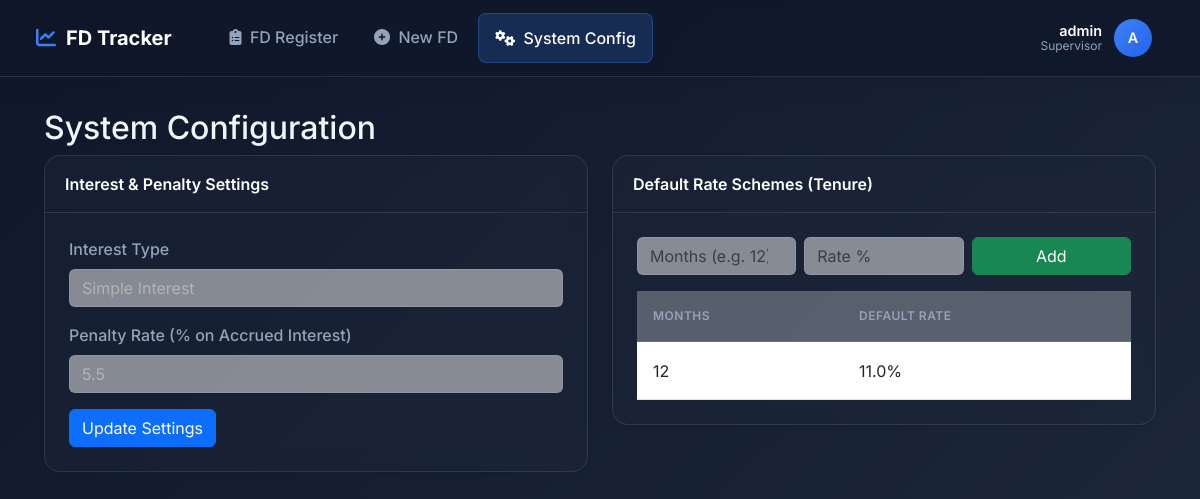
/admin/settings (signed in), run on the app's committed database.
### app.py (models this page shows, shortened)
class User(UserMixin, db.Model):
    id = db.Column(db.Integer, primary_key=True)
    username = db.Column(db.String(150), unique=True, nullable=False)
    password_hash = db.Column(db.String(200), nullable=False)
    role = db.Column(db.String(50), nullable=False)  # 'officer' or 'supervisor'

class SystemConfig(db.Model):
    id = db.Column(db.Integer, primary_key=True)
    interest_type = db.Column(db.String(20), default='simple') # 'simple' or 'compound'
    penalty_rate = db.Column(db.Float, default=1.0) # Percentage penalty on accrued interest

class InterestRateScheme(db.Model):
    id = db.Column(db.Integer, primary_key=True)
    tenure_months = db.Column(db.Integer, unique=True, nullable=False)
    default_rate = db.Column(db.Float, nullable=False)

### app.py (the view)
@app.route('/admin/settings', methods=['GET', 'POST'])
@login_required
def admin_settings():
    if current_user.role != 'supervisor':
        flash('Access Denied.', 'danger')
        return redirect(url_for('dashboard'))
    config = SystemConfig.query.first()
    if not config:
        config = SystemConfig(interest_type='simple', penalty_rate=1.0)
        db.session.add(config)
        db.session.commit()
    form = ConfigForm(obj=config)
    if form.validate_on_submit():
        config.interest_type = form.interest_type.data
        config.penalty_rate = form.penalty_rate.data
        db.session.commit()
        flash('System Settings Updated.', 'success')
    schemes = InterestRateScheme.query.all()
    return render_template('settings.html', form=form, schemes=schemes)

### app.py
class ConfigForm(FlaskForm):
    interest_type = SelectField('Interest Type', choices=[('simple', 'Simple Interest'), ('compound', 'Annual Compounding')], validators=[DataRequired()])
    penalty_rate = FloatField('Penalty Rate (% on Accrued Interest)', validators=[DataRequired(), NumberRange(min=0, max=100)])
    submit = SubmitField('Update Settings')

### app.py (called while the page is built)
@login_manager.user_loader
def load_user(user_id):
    return User.query.get(int(user_id))

### templates/settings.html (shortened to what this page needs)
{% extends "base.html" %}
{% block content %}
<h2>System Configuration</h2>
<div class="row">
    <div class="col-md-6">
        <div class="card shadow-sm mb-4">
            <div class="card-header">Interest & Penalty Settings</div>
            <div class="card-body">
                <form method="POST">
                    <div class="mb-3">
                        {{ form.interest_type.label(class="form-label") }}
                        {{ form.interest_type(class="form-select") }}
                    </div>
                    <div class="mb-3">
                        {{ form.penalty_rate.label(class="form-label") }}
                        {{ form.penalty_rate(class="form-control") }}
                    </div>
                    {{ form.submit(class="btn btn-primary") }}
                </form>
            </div>
        </div>
    </div>
    <div class="col-md-6">
        <div class="card shadow-sm">
            <div class="card-header">Default Rate Schemes (Tenure)</div>
            <div class="card-body">
                <form action="{{ url_for('add_scheme') }}" method="POST" class="row g-2 mb-3">
                    <div class="col">
                        <input type="number" name="months" class="form-control" placeholder="Months (e.g. 12)" required>
                    </div>
                    <div class="col">
                        <input type="number" step="0.01" name="rate" class="form-control" placeholder="Rate %" required>
                    </div>
                    <div class="col">
                        <button class="btn btn-success w-100">Add</button>
                    </div>
                </form>
                <table class="table table-sm">
                    <thead><tr><th>Months</th><th>Default Rate</th></tr></thead>
                    <tbody>
                        {% for s in schemes %}
                        <tr>
                            <td>{{ s.tenure_months }}</td>
                            <td>{{ s.default_rate }}%</td>
                        </tr>
                        {% endfor %}
                    </tbody>
                </table>
            </div>
        </div>
    </div>
</div>
{% endblock %}

### templates/base.html (shortened to what this page needs)
<!DOCTYPE html>
<html lang="en">
<head>
    <link href="https://cdn.jsdelivr.net/npm/bootstrap@5.3.0/dist/css/bootstrap.min.css" rel="stylesheet">
    <link rel="stylesheet" href="https://cdnjs.cloudflare.com/ajax/libs/font-awesome/6.4.0/css/all.min.css">
</head>
<body>
    <nav class="navbar navbar-expand-lg sticky-top">
        <div class="container-fluid">
            <a class="navbar-brand" href="{{ url_for('dashboard') }}">
                <i class="fas fa-chart-line"></i>
                <span>FD Tracker</span>
            </a>
            <div class="collapse navbar-collapse" id="navbarNav">
                <ul class="navbar-nav me-auto mb-2 mb-lg-0 ms-lg-4">
                    <li class="nav-item">
                        <a class="nav-link {{ 'active' if request.endpoint == 'dashboard' else '' }}" href="{{ url_for('dashboard') }}">
                            <i class="fas fa-clipboard-list me-1"></i> FD Register
                        </a>
                    </li>
                    <li class="nav-item">
                        <a class="nav-link {{ 'active' if request.endpoint == 'create_fd' else '' }}" href="{{ url_for('create_fd') }}">
                            <i class="fas fa-plus-circle me-1"></i> New FD
                        </a>
                    </li>
                    {% if current_user.role == 'supervisor' %}
                    <li class="nav-item">
                        <a class="nav-link {{ 'active' if request.endpoint == 'admin_settings' else '' }}" href="{{ url_for('admin_settings') }}">
                            <i class="fas fa-cogs me-1"></i> System Config
                        </a>
                    </li>
                    {% endif %}
                </ul>
                <div class="dropdown">
                    <div class="user-dropdown" type="button" id="userMenu" data-bs-toggle="dropdown" aria-expanded="false">
                        <div class="user-info d-none d-md-block">
                            <div class="user-name">{{ current_user.username }}</div>
                            <div class="user-role text-capitalize">{{ current_user.role }}</div>
                        </div>
                        <div class="user-avatar">
                            {{ current_user.username[0]|upper }}
                        </div>
                    </div>
                </div>
            </div>
        </div>
    </nav>
    <div class="main-content">
        <div class="container-fluid">
            {% block content %}{% endblock %}
        </div>
    </div>
</body>
</html>

### templates/base.html (style rules this page uses)
:root { --primary-bg: linear-gradient(135deg, #0f172a 0%, #1e293b 100%); --accent-color: #3b82f6; --glass-bg: rgba(255, 255, 255, 0.05); --glass-border: rgba(255, 255, 255, 0.1); --text-primary: #f1f5f9; --text-secondary: #94a3b8; }
body { background: var(--primary-bg); font-family: 'Inter', sans-serif; color: var(--text-primary); min-height: 100vh; }
.navbar { background: rgba(15, 23, 42, 0.8); backdrop-filter: blur(12px); -webkit-backdrop-filter: blur(12px); border-bottom: 1px solid var(--glass-border); padding: 0.8rem 1.5rem; min-height: 65px; box-shadow: 0 4px 30px rgba(0, 0, 0, 0.1); }
.navbar-brand { font-weight: 700; color: #fff !important; display: flex; align-items: center; gap: 10px; font-size: 1.25rem; }
.navbar-brand i { color: var(--accent-color); }
.nav-link { color: var(--text-secondary) !important; font-weight: 500; padding: 0.75rem 1rem !important; border-radius: 8px; transition: all 0.2s; margin: 0 2px; }
.nav-link.active { color: #fff !important; background: rgba(59, 130, 246, 0.2); border: 1px solid rgba(59, 130, 246, 0.3); }
.user-dropdown { display: flex; align-items: center; gap: 12px; cursor: pointer; padding: 6px 12px; border-radius: 8px; transition: background 0.2s; }
.user-avatar { width: 38px; height: 38px; border-radius: 50%; background: linear-gradient(135deg, #3b82f6, #2563eb); display: flex; align-items: center; justify-content: center; color: white; font-weight: 600; font-size: 0.9rem; }
.user-info { text-align: right; line-height: 1.2; }
.user-name { font-weight: 600; font-size: 0.9rem; color: #fff; }
.user-role { font-size: 0.75rem; color: var(--text-secondary); }
.main-content { padding: 2rem; }
.card { background: rgba(30, 41, 59, 0.4); backdrop-filter: blur(10px); border: 1px solid var(--glass-border); border-radius: 16px; box-shadow: 0 4px 20px rgba(0, 0, 0, 0.2); color: var(--text-primary); margin-bottom: 1.5rem; }
.card-header { background: transparent; border-bottom: 1px solid var(--glass-border); color: #fff; font-weight: 600; padding: 1rem 1.25rem; }
.card-body { padding: 1.5rem; }
.table { color: var(--text-primary); margin-bottom: 0; }
.table thead th { background: rgba(233, 234, 237, 0.3); color: var(--text-secondary); border-bottom: 2px solid var(--glass-border); font-weight: 600; text-transform: uppercase; font-size: 0.75rem; letter-spacing: 0.5px; padding: 1rem; }
.table tbody td { border-top: 1px solid var(--glass-border); vertical-align: middle; padding: 1rem; }
.form-control, .form-select { background: rgba(210, 211, 215, 0.6); border: 1px solid var(--glass-border); color: #b6b3b3; }
.form-label { color: var(--text-secondary); font-weight: 500; margin-bottom: 0.5rem; }

### data on the page
User: username "admin", role "Supervisor", username "A"
SystemConfig: interest_type "Simple Interest", penalty_rate "5.5"
InterestRateScheme: tenure_months "12", default_rate "11.0"
